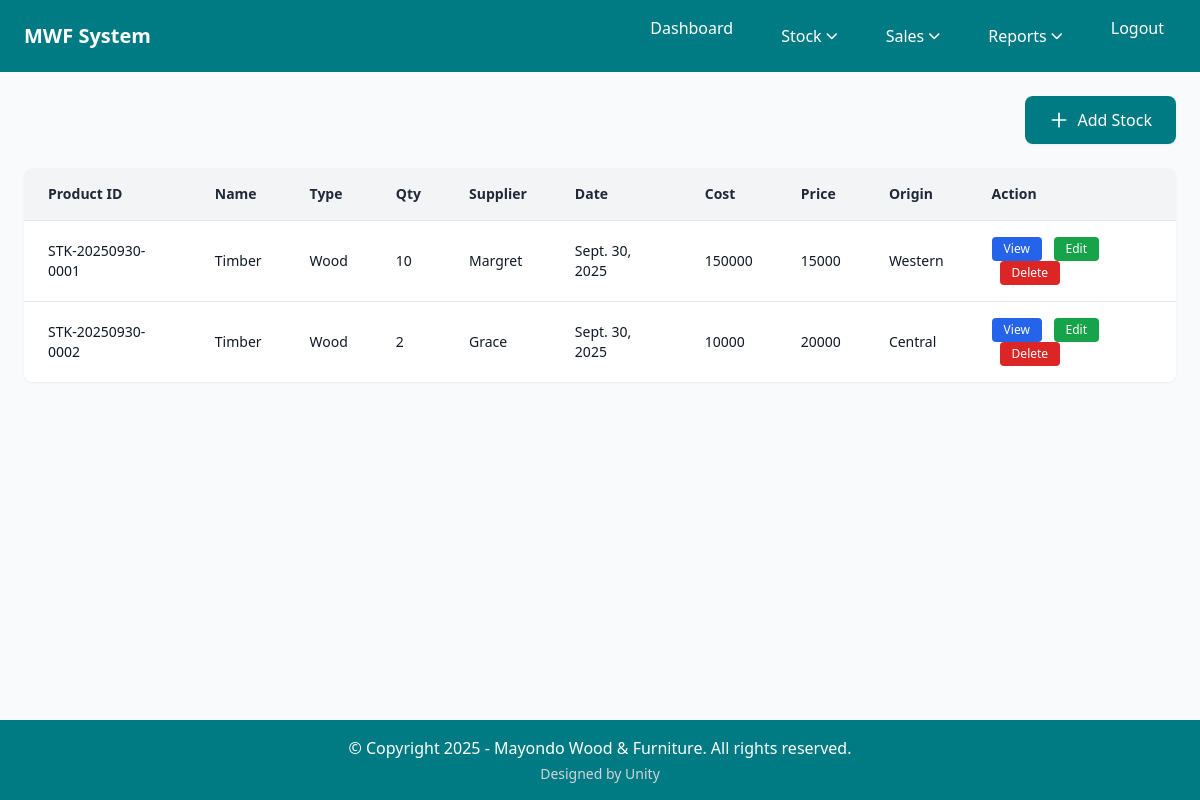
The app's page /stockRecord/ (signed in), older data.
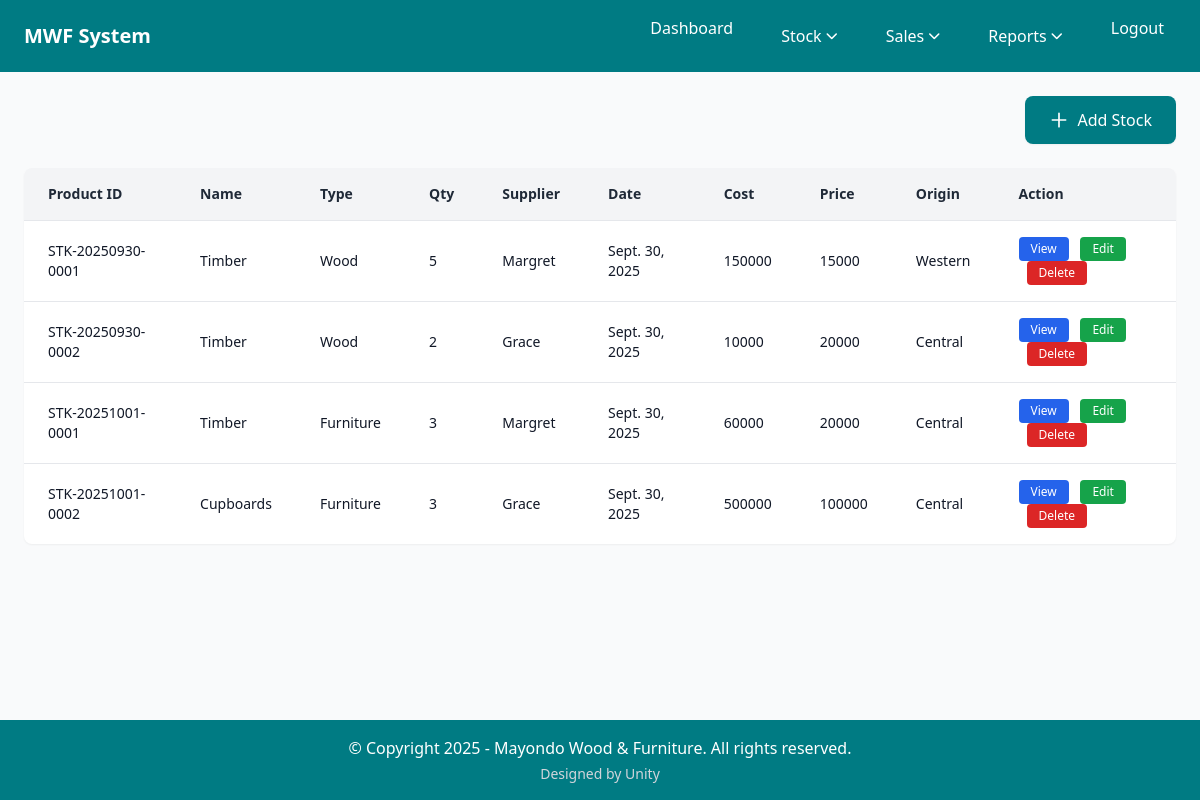
The same page, newer data.
### home/models.py (models this page shows, shortened)
class Stock(models.Model):
    CUSTOMER_CHOICES = [('Timber', 'Timber'), ('Sofa', 'Sofa'),('Tables','Tables'),('Cupboards','Cupboards'),('Drawer','Drawer'),('Poles','Poles')]
    PRODUCT_TYPE_CHOICES = [('Wood', 'Wood'), ('Furniture', 'Furniture')]
    ORIGIN_CHOICES = [('Western', 'Western'), ('Central', 'Central'), ('Eastern', 'Eastern')]
    product_id = models.CharField(max_length=50, blank=True, unique=True)  # Auto-generated unique identifier
    date = models.DateField()  # Date when item was added to inventory
    product_name = models.CharField(max_length=100, choices=CUSTOMER_CHOICES,
                                   help_text="Select the product category",
                                   default='Timber')  # Product category
    product_type = models.CharField(max_length=20, choices=PRODUCT_TYPE_CHOICES,
                                   help_text="Select the product type",
                                   default='Furniture')  # Specific type within category
    product_ref = models.ForeignKey(Product, on_delete=models.PROTECT, null=True, blank=True,
                                   help_text="Auto-populated from product details")
    quantity = models.IntegerField()  # Number of items available
    supplier_name = models.CharField(max_length=100)  # Who supplied this product
    cost = models.CharField()  # Total cost price
    price = models.CharField()  # Unit selling price
    origin = models.CharField(max_length=20, choices=ORIGIN_CHOICES)  # Where the product came from

### home/views.py (the view)
# urls.py: path('stockRecord/', stockRecord, name='stockRecord'), # View all stock
@login_required
@user_passes_test(is_employee_or_manager)
def stockRecord(request):
    all_Stocks = Stock.objects.all()
    context = {
        "Stocks" : all_Stocks
    }
    return render(request, 'stock.html', context)

### home/context_processors.py (called while the page is built)
def user_roles(request):
    context = {
        'is_manager': False,
        'is_employee': False,
    }
    if request.user.is_authenticated:
        context['is_manager'] = request.user.groups.filter(name="Manager").exists()
        context['is_employee'] = request.user.groups.filter(name="Employee").exists()
    return context

### home/views.py (called while the page is built)
def is_employee_or_manager(user):
    return user.is_authenticated and user.groups.filter(name__in=['Manager', 'Employee']).exists()

### home/templates/stock.html (shortened to what this page needs)
{% extends 'base.html' %}
{% block content %}
      <div class="flex justify-end mb-6">
        <a href="/addStock/" class="inline-flex items-center px-6 py-3 bg-cordes-dark text-white font-medium rounded-lg hover:bg-cordes-blue transition-colors duration-300 shadow-sm">
          <svg class="w-5 h-5 mr-2" fill="none" stroke="currentColor" viewBox="0 0 24 24">
            <path stroke-linecap="round" stroke-linejoin="round" stroke-width="2" d="M12 4v16m8-8H4"></path>
          </svg>
          Add Stock
        </a>
      </div>
      <section class="bg-white rounded-lg shadow-sm overflow-hidden">
        <table class="w-full border-collapse">
        <thead class="bg-gray-100">
          <tr>
            <th class="px-6 py-4 text-left text-sm font-semibold text-gray-800 border-b border-gray-200">Product ID</th>
            <th class="px-6 py-4 text-left text-sm font-semibold text-gray-800 border-b border-gray-200">Name</th>
            <th class="px-6 py-4 text-left text-sm font-semibold text-gray-800 border-b border-gray-200">Type</th>
            <th class="px-6 py-4 text-left text-sm font-semibold text-gray-800 border-b border-gray-200">Qty</th>
            <th class="px-6 py-4 text-left text-sm font-semibold text-gray-800 border-b border-gray-200">Supplier</th>
            <th class="px-6 py-4 text-left text-sm font-semibold text-gray-800 border-b border-gray-200">Date</th>
            <th class="px-6 py-4 text-left text-sm font-semibold text-gray-800 border-b border-gray-200">Cost</th>
            <th class="px-6 py-4 text-left text-sm font-semibold text-gray-800 border-b border-gray-200">Price</th>
            <th class="px-6 py-4 text-left text-sm font-semibold text-gray-800 border-b border-gray-200">Origin</th>
            <th class="px-6 py-4 text-left text-sm font-semibold text-gray-800 border-b border-gray-200">Action</th>
          </tr>
        </thead>
        <tbody class="divide-y divide-gray-200">
          {% for item in Stocks %}
          <tr class="hover:bg-gray-50 transition-colors duration-150">
            <td class="px-6 py-4 text-sm text-gray-900">{{ item.product_id }}</td>
            <td class="px-6 py-4 text-sm text-gray-900">{{ item.product_name }}</td>
            <td class="px-6 py-4 text-sm text-gray-900">{{ item.product_type }}</td>
            <td class="px-6 py-4 text-sm text-gray-900">{{ item.quantity }}</td>
            <td class="px-6 py-4 text-sm text-gray-900">{{ item.supplier_name }}</td>
            <td class="px-6 py-4 text-sm text-gray-900">{{ item.date }}</td>
            <td class="px-6 py-4 text-sm text-gray-900">{{ item.cost }}</td>
            <td class="px-6 py-4 text-sm text-gray-900">{{ item.price }}</td>
            <td class="px-6 py-4 text-sm text-gray-900">{{ item.origin }}</td>
            <td class="px-6 py-4 text-sm space-x-2">
              <a href="/viewStock/{{ item.id }}/" class="inline-block px-3 py-1 bg-blue-600 text-white text-xs rounded hover:bg-blue-700 transition-colors">View</a>
              <a href="/editStock/{{ item.id }}/" class="inline-block px-3 py-1 bg-green-600 text-white text-xs rounded hover:bg-green-700 transition-colors">Edit</a>
              <button onclick="openDeleteModal('{{ item.id }}', '{{ item.product_name }}', '{{ item.product_id }}')" class="px-3 py-1 bg-red-600 text-white text-xs rounded hover:bg-red-700 transition-colors">Delete</button>
            </td>
          </tr>
          {% empty %}
          <tr>
            <td colspan="10" class="px-6 py-8 text-center text-gray-500">No stock records yet. <a href="/addStock/" class="text-cordes-dark hover:underline">Add one</a></td>
          </tr>
          {% endfor %}
        </tbody>
      </table>
    </section>
{% endblock %}

Row changes from the older to the newer data that the page shows:
changed Stock "STK-20250930-0001": quantity "10" → "5"
added Stock: product_id "STK-20251001-0001", product_name "Timber", product_type "Furniture", quantity "3", supplier_name "Margret", date "Sept. 30, 2025", cost "60000", price "20000", origin "Central"
added Stock: product_id "STK-20251001-0002", product_name "Cupboards", product_type "Furniture", quantity "3", supplier_name "Grace", date "Sept. 30, 2025", cost "500000", price "100000", origin "Central"
